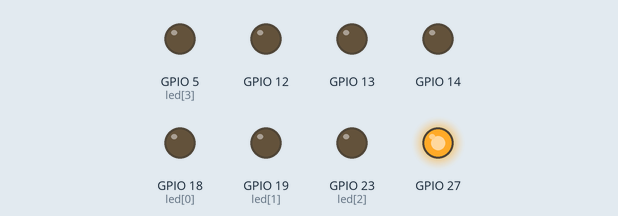
A sketch run on a simulated ESP32. Parts: output pins drawn as LEDs (lit = HIGH).

Above: at 0.01 s.
At 0.7 s:
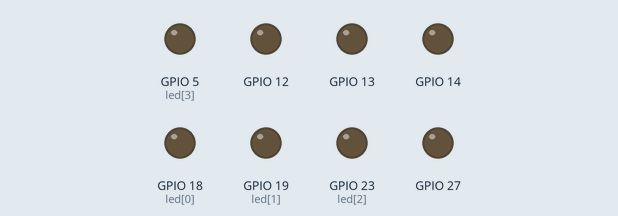
Timing chart, 0 to 40.1 s (numbered marks = the images above):
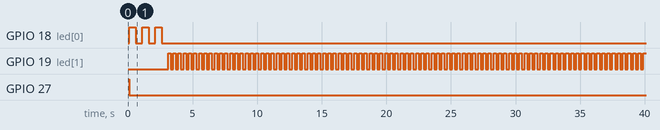

The sketch:

Buzzer_Basic.ino
```cpp
#define ledR(x) digitalWrite(14,x? HIGH:LOW)
#define ledY(x) digitalWrite(12,x? HIGH:LOW)
#define ledG(x) digitalWrite(13,x? HIGH:LOW)
#define buzz(x) digitalWrite(27,x? HIGH:LOW)

int led[4]={18, 19, 23, 5};

void setup()
{ for(int i=0 ;i<=3 ;i++) pinMode(led[i],OUTPUT);
  for(int i=12;i<=14;i++) pinMode(i,OUTPUT);
  pinMode(27,OUTPUT);
  buzz(1);  delay(100);
  buzz(0);
}

void loop()
{ for(uint8_t i=0;i<3;i++)
  { digitalWrite(led[0],HIGH);  delay(500);
    digitalWrite(led[0],LOW);   delay(500);
  }

  while(1)
  { digitalWrite(led[1],HIGH);  delay(200);
    digitalWrite(led[1],LOW);   delay(200);
  }
}

void trafficLight()
{ ledY(0);  ledR(1);  delay(3000);
  ledR(0);  ledG(1);  delay(3000);
  ledG(0);  ledY(1);  delay(2000);
}
```

Measured:
- by itself, GPIO 18 (led[0]): alternates HIGH for 0.50 s and LOW for 0.50 s, 6 changes in all, then stays LOW
- by itself, GPIO 19 (led[1]): LOW → HIGH at 3.1 s, → LOW 0.20 s later, → HIGH 0.20 s later, → LOW 0.20 s later, … (185 changes in this stretch)
